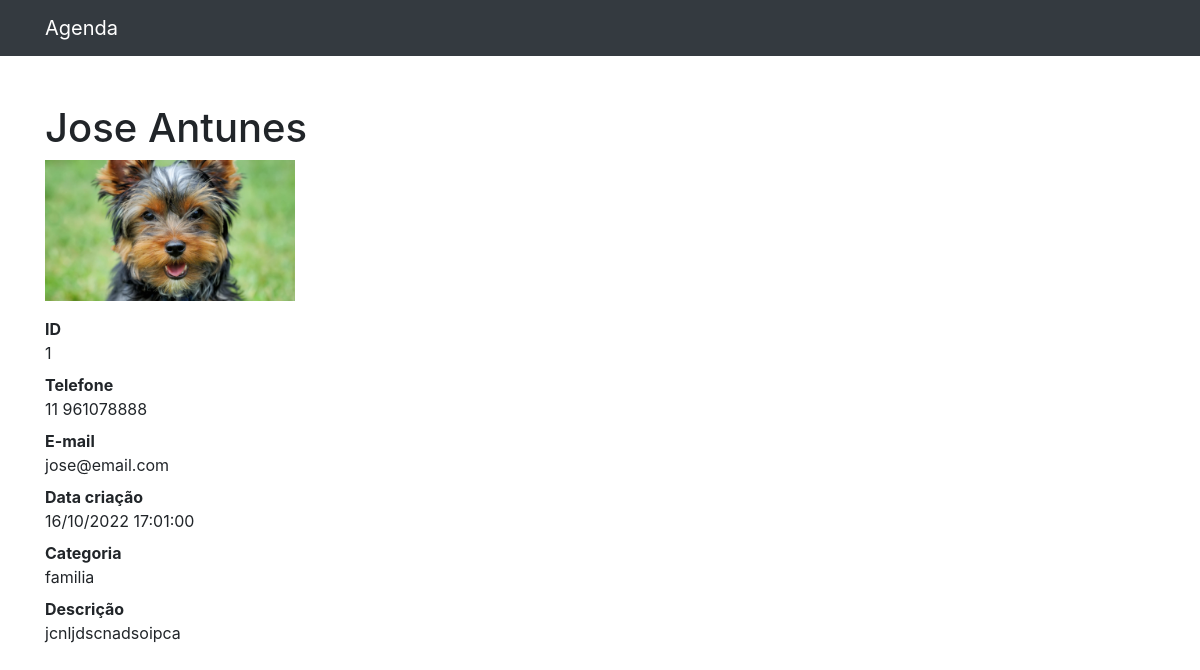
The page /1 on the database its author committed.
### contato/models.py (models this page shows, shortened)
class Contato(models.Model):
    nome = models.CharField(max_length= 50)
    sobrenome = models.CharField(max_length= 50, blank= True)
    telefone = models.CharField(max_length= 20)
    email = models.EmailField(max_length= 50, blank=True)
    data_criacao = models.DateTimeField(default= timezone.now)
    descricao = models.TextField(blank= True)
    categoria = models.ForeignKey(Categoria, on_delete= models.DO_NOTHING)
    mostrar = models.BooleanField(default= True)
    foto = models.ImageField(blank= True, upload_to='fotos/%Y/%m/%d')

class Categoria(models.Model):
    categoria = models.CharField(max_length= 50)
    def __str__(self) -> str:
        return self.categoria

### contato/views.py (the view)
# urls.py: path('<int:contato_id>', views.detalhes, name='detalhes'),
def detalhes(request, contato_id):
    contato = get_object_or_404(Contato, id= contato_id)
    if not contato.mostrar:
        raise Http404()
    return render(request, 'detalhes.html', {'contato': contato})

### contato/templates/detalhes.html
{% extends 'base.html' %}
{% block conteudo %}
    <div class="container">
        <div class="row">
            <div class="col-lg-12">
                <h1 class="mt-5">{{contato.nome}} {{contato.sobrenome}}</h1>
                {% if contato.foto.url != None%}
                <p><img src="{{contato.foto.url}}" style="max-width: 250px; height: auto;"></p>
                {% endif %}
                <dl>
                <dt>ID</dt>
                <dd>{{contato.id}}</dd>
                <dt>Telefone</dt>
                <dd>{{contato.telefone}}</dd>
                <dt>E-mail</dt>
                <dd>{{contato.email}}</dd>
                <dt>Data criação</dt>
                <dd>{{contato.data_criacao|date:'d/m/Y H:i:s'}}</dd>
                <dt>Categoria</dt>
                <dd>{{contato.categoria}}</dd>
                <dt>Descrição</dt>
                <dd>{{contato.descricao}}</dd>
                </dl>
            </div>
        </div>
    </div>
{% endblock conteudo %}

### rows shown on the page
Contato: nome "Jose", sobrenome "Antunes", foto (picture), id "1", telefone "11 961078888", email "jose@email.com", data_criacao "16/10/2022 17:01:00", categoria "familia", descricao "jcnljdscnadsoipca"
